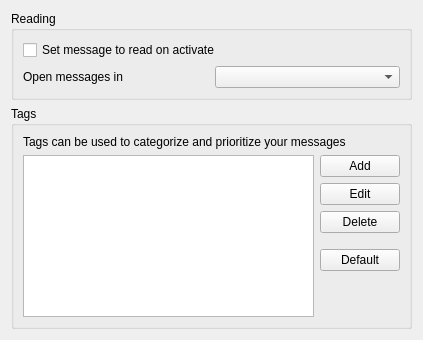
<?xml version="1.0" encoding="UTF-8"?>
<ui version="4.0">
 <class>MessagePage</class>
 <widget class="QWidget" name="MessagePage">
  <property name="geometry">
   <rect>
    <x>0</x>
    <y>0</y>
    <width>423</width>
    <height>340</height>
   </rect>
  </property>
  <property name="sizePolicy">
   <sizepolicy hsizetype="Expanding" vsizetype="Expanding">
    <horstretch>0</horstretch>
    <verstretch>0</verstretch>
   </sizepolicy>
  </property>
  <layout class="QGridLayout" name="gridLayout_3">
   <item row="0" column="0">
    <widget class="QGroupBox" name="groupBox">
     <property name="title">
      <string>Reading</string>
     </property>
     <layout class="QGridLayout" name="gridLayout_2">
      <item row="0" column="0">
       <widget class="QCheckBox" name="setMsgToReadOnActivate">
        <property name="text">
         <string>Set message to read on activate</string>
        </property>
       </widget>
      </item>
      <item row="2" column="0">
       <layout class="QHBoxLayout" name="horizontalLayout">
        <item>
         <widget class="QLabel" name="openLabel">
          <property name="text">
           <string>Open messages in</string>
          </property>
         </widget>
        </item>
        <item>
         <widget class="QComboBox" name="openComboBox"/>
        </item>
       </layout>
      </item>
     </layout>
    </widget>
   </item>
   <item row="1" column="0">
    <widget class="QGroupBox" name="groupBox_2">
     <property name="title">
      <string>Tags</string>
     </property>
     <layout class="QGridLayout" name="gridLayout">
      <item row="0" column="0" colspan="2">
       <widget class="QLabel" name="label">
        <property name="text">
         <string>Tags can be used to categorize and prioritize your messages</string>
        </property>
       </widget>
      </item>
      <item row="1" column="0" rowspan="6">
       <widget class="QListWidget" name="tags_listWidget"/>
      </item>
      <item row="1" column="1">
       <widget class="QPushButton" name="addpushButton">
        <property name="text">
         <string>Add</string>
        </property>
       </widget>
      </item>
      <item row="2" column="1">
       <widget class="QPushButton" name="editpushButton">
        <property name="text">
         <string>Edit</string>
        </property>
       </widget>
      </item>
      <item row="6" column="1">
       <spacer name="verticalSpacer">
        <property name="orientation">
         <enum>Qt::Vertical</enum>
        </property>
        <property name="sizeHint" stdset="0">
         <size>
          <width>38</width>
          <height>116</height>
         </size>
        </property>
       </spacer>
      </item>
      <item row="3" column="1">
       <widget class="QPushButton" name="deletepushButton">
        <property name="text">
         <string>Delete</string>
        </property>
       </widget>
      </item>
      <item row="5" column="1">
       <widget class="QPushButton" name="defaultTagButton">
        <property name="text">
         <string>Default</string>
        </property>
       </widget>
      </item>
      <item row="4" column="1">
       <spacer name="verticalSpacer_2">
        <property name="orientation">
         <enum>Qt::Vertical</enum>
        </property>
        <property name="sizeType">
         <enum>QSizePolicy::Fixed</enum>
        </property>
        <property name="sizeHint" stdset="0">
         <size>
          <width>20</width>
          <height>10</height>
         </size>
        </property>
       </spacer>
      </item>
     </layout>
    </widget>
   </item>
  </layout>
 </widget>
 <resources/>
 <connections/>
</ui>
